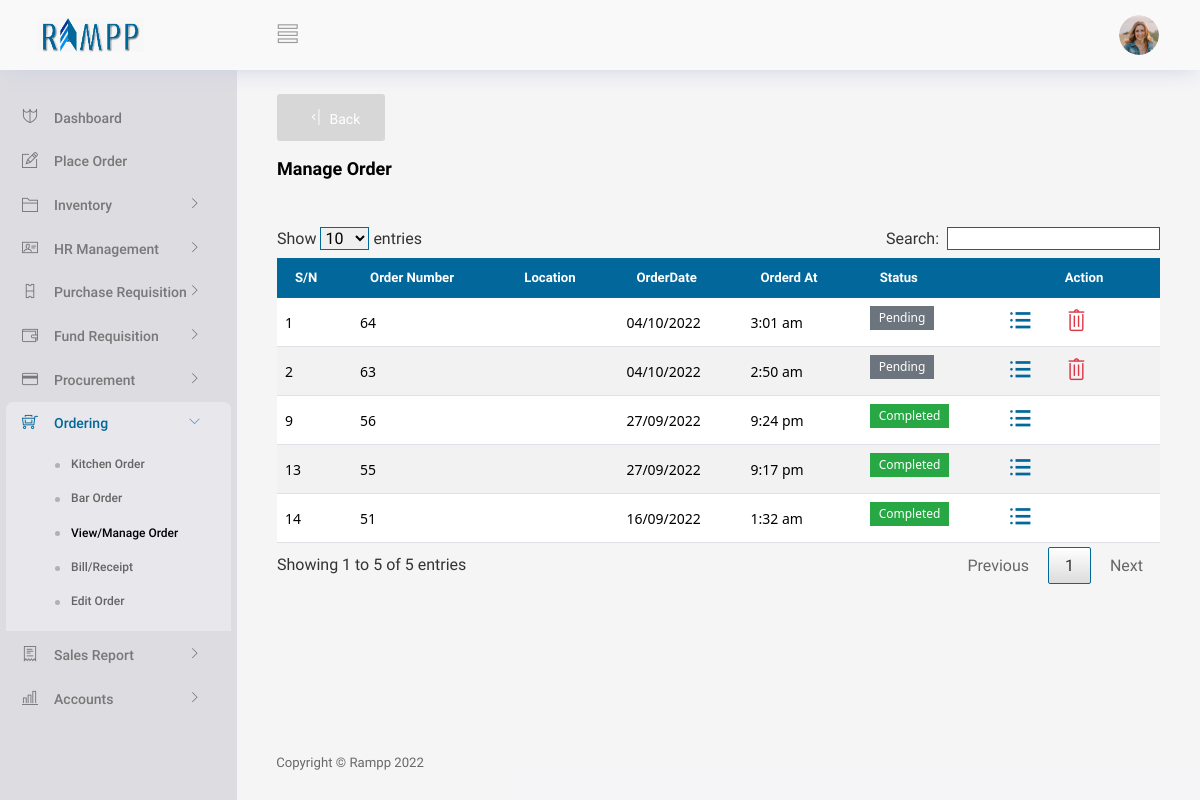
/View/Ordering/vmanageOrder.php (signed in), run on an earlier commit of the app's database.
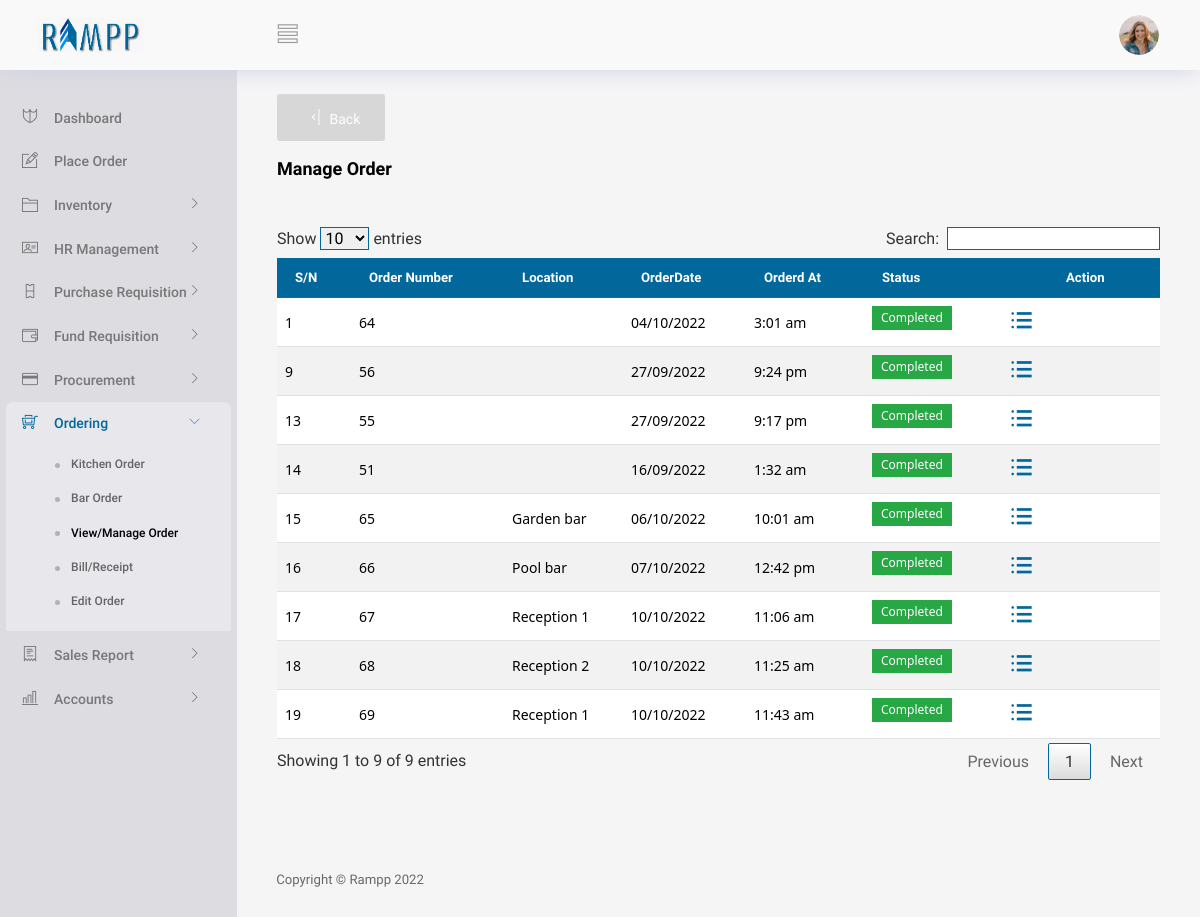
And on a later commit of the database.
### tables this page shows
CREATE TABLE IF NOT EXISTS `orders` (
  `sellerid` int(10) DEFAULT NULL,
  `orderid` int(10) NOT NULL,
  `totaltime` int(30) NOT NULL,
  `totalammount` int(200) NOT NULL,
  `status` int(10) NOT NULL,
  `orderdate` date NOT NULL,
  `odertime` varchar(30) NOT NULL,
  `hr` int(10) NOT NULL,
  `min` int(10) NOT NULL,
  `ampm` varchar(20) NOT NULL,
  `br` int(20) NOT NULL,
  `kch` int(20) NOT NULL,
  `receipt` int(10) NOT NULL,
  `k` int(10) NOT NULL,
  `b` int(10) NOT NULL,
  `bill` int(10) NOT NULL,
  `kt` int(100) NOT NULL,
  `bt` int(100) NOT NULL,
  `totalProfit` int(100) NOT NULL,
  `customerId` int(70) NOT NULL,
  `hasKechenDisc` tinyint(1) DEFAULT NULL,
  `hasBarDisc` tinyint(1) DEFAULT NULL,
  `kechenDisc` longtext,
  `barDisc` longtext,
  `locationName` longtext,
  `serviceCharge` int(200) DEFAULT '0'
);

### Controller/generalController.php (called while the page is built, shortened)
<?php
class GeneralController
{
    function getAllOrderedItem($conn)
    {
        $items = array();
        $query = "SELECT * FROM orders ";
        $results = mysqli_query($conn, $query);
        while ($row = mysqli_fetch_array($results)) {
            $items[] = $row;
        }
        return $items;
    }
}

### View/Ordering/vmanageOrder.php (the view, shortened to what the changed rows need)
<?php
   if(isset($_SESSION['validuser']))
   {
     include("../partials/_header.php");
      require("../../Controller/generalController.php");
      $conn = conString1();
      $UserUtils = new GeneralController();
      $data1 = $UserUtils->getAllOrderedItem($conn);
?>
<body>
  <div class="container-scroller">
    <?php  include("../partials/_navbar.php"); ?>
    <div class="container-fluid page-body-wrapper">
      <div class="main-panel">
        <div class="content-wrapper gbgn">
        <button  type="button" id="back" class="btn btn-icon-text text-white" style="background:#56565830;" onClick="window.history.back()">
          <i class="ti-shift-left-alt btn-icon-append"></i>
          Back
        </button>
          <br/>
          <br/>
          <div class="row">
            <div class="col-md-12 grid-margin">
              <div class="d-flex justify-content-between align-items-center">
                <div>
                  <h4 class="font-weight-bold mb-0">Manage Order</h4>
                </div>
              </div>
            </div>
          </div>
    <br/>
    <div class="container-flued">
      <div class="table-responsive">
        <table id="data-table-basic" class="customers">
          <thead>
              <tr>
                  <th class="text-center">S/N</th>
                  <th class="text-center">Order Number</th>
                  <th class="text-center">Location</th>
                  <th class="text-center">OrderDate</th>
                  <th class="text-center">Orderd At</th>
                  <th>Status</th>
                  <th style="padding-left: 80px;">Action</th>
              </tr>
          </thead>
          <tbody>
            <?php
              foreach ($data1 as $index => $value) {
                if ($value['receipt'] == 0) {
                  $retVal2 = "";
                  $deleteBtn = false;
                  if ($value['br'] == 0 && $value['kch']==1) {
                    $retVal2 = ($value["status"] == "1"? "<label class='badge badge-success'>Completed</label>" :"<label class='badge badge-secondary'>Pending</label>") ;
                    $deleteBtn = ($value["status"] == "1"?true:false);
                  } elseif($value['br'] == 1 && $value['kch'] == 0){
                    $retVal2 = ($value["status"] == "1"? "<label class='badge badge-success'>Completed</label>" :"<label class='badge badge-secondary'>Pending</label>") ;
                    $deleteBtn = ($value["status"] == "1"?true:false);
                  }else if($value['br'] == 1 && $value['kch'] == 1){
                    if ($value['k'] == 1 && $value['b'] == 1 && $value['status'] == 1) {
                      $retVal2 = "<label class='badge badge-success'>Completed</label>";
                      $deleteBtn = true;
                    }elseif($value['k'] == 1 || $value['b'] == 1 && $value['status'] == 0){
                      $retVal2 = "<label class='badge badge-warning'>Progressing</label>";
                      $deleteBtn = true;
                    }else{
                      $retVal2 = "<label class='badge badge-secondary'>Pending</label>";
                      $deleteBtn = false;
                    }
                  }
            ?>
                <tr>
                  <td class="text-left"><?php echo $index + 1 ?></td>
                  <td class="text-left"><?php echo $value['orderid']; ?></td>
                  <td class="text-left"><?php echo $value['locationName']; ?></td>
                  <td class="text-left"><?php echo date('d/m/Y',strtotime($value["orderdate"])) ?></td>
                  <td class="text-left"><?php echo $value["odertime"]; ?></td>
                  <td><?php echo $retVal2 ?></td>
                  <td>
                  <div class="dropdown ">
                    <div class="d-flex justify-content-between align-items-center">
                    <span data-bs-toggle="tooltip" data-bs-placement="left"  title="View">
                      <i class="ti-menu-alt btn-icon-append dropbtn " style="color:#02679a;" data-bs-toggle="modal" data-bs-target="#viewModal" onclick="listItem(<?php echo $value['orderid']; ?>)"></i>
                    </span>
                  <?php
                    if (!$deleteBtn) {
                  ?>
                    <span ata-bs-toggle="tooltip" data-bs-placement="left" title="Delete">
                      <i class="ti-trash btn-icon-append dropbtn text-danger" data-bs-toggle="modal" data-bs-target="#deleteModal" onClick="deleteId('<?php echo $value["orderid"] ?>','')"></i>
                    </span>
                    <?php
                    }
                    ?>
                    </div>
                  </div>
                  </td>
              </tr>
        <?php
         }
          }
        ?>
          </tbody>
                  </table>
                </div>
    </div>
    <br/>
    <br/>
        </div>
        <?php include("../partials/_footer.php"); ?>
      </div>
    </div>
  </div>
  <?php
 include("../partials/_script.php");
?>
<?php
 }
 else
 {
    header("Location: ../../index.php?message=loginNot");
    exit;
 }
?>

What changed in the data, as far as the page shows it:
no longer on this page (row edited): orders: orderid "63", orderdate "04/10/2022", odertime "2:50 am", k "Pending"
changed orders "3:01 am": k "Pending" → "Completed"
added orders: orderid "65", locationName "Garden bar", orderdate "06/10/2022", odertime "10:01 am", k "Completed"
added orders: orderid "66", locationName "Pool bar", orderdate "07/10/2022", odertime "12:42 pm", k "Completed"
added orders: orderid "67", locationName "Reception 1", orderdate "10/10/2022", odertime "11:06 am", k "Completed"
added orders: orderid "68", locationName "Reception 2", orderdate "10/10/2022", odertime "11:25 am", k "Completed"
added orders: orderid "69", locationName "Reception 1", orderdate "10/10/2022", odertime "11:43 am", k "Completed"
Also different on the page:
text written by a page script: "Show entries Search: Showing 1 to 5 of 5 entries Previous 1 Next" → "Show entries Search: Showing 1 to 9 of 9 entries Previous 1 Next"
